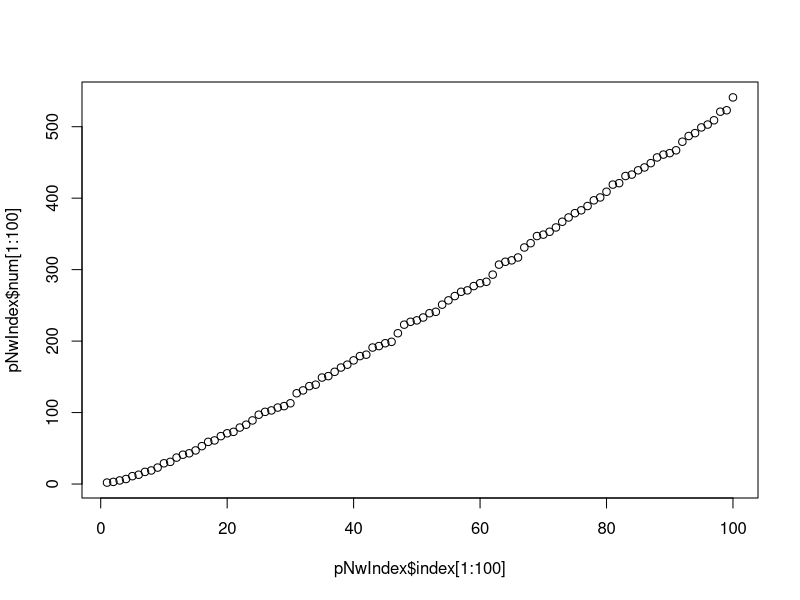

Generate this figure with R: (Note: a time limit stopped this script after it produced the figure.)
##############################

primeNumbers <- 2L

for (num in 3:400000) {
  isPrime <- TRUE
  for (pnum in primeNumbers) {
    if (pnum > sqrt(num)) {
      break
    } else if (num %% pnum == 0) {
      isPrime <- FALSE
      break
    }
  }
  if (isPrime) {
    primeNumbers <- c(primeNumbers, num)  ## common mistake
  }
}

###############################
# 用for loop

prime.list.for <- function(i){
  primeNumbers <- 2L
  for (num in 3:i) {
    isPrime <- TRUE
    for (pnum in primeNumbers) {
      if (pnum > sqrt(num)) {
        break
      } else if (num %% pnum == 0) {
        isPrime <- FALSE
        break
      }
    }
    if (isPrime) {
      primeNumbers <- c(primeNumbers, num)
    }
  }
  return(primeNumbers)
}

primeNumbers <- 2L
primeNumbers <- prime.list.for(400000)
pNwIndex <- data.frame(index = 1:length(primeNumbers),num = primeNumbers)
plot(pNwIndex$index[1:100],pNwIndex$num[1:100])



# any ---------------------------------------------------------------------
# 虽然看起来简洁，实际上对于计算机来说更复杂。耗时更久。

prime.list.any <- function(i){
  primeNumbers <- 2L
  for (num in 3:i) {
    isPrime <- !any(num %% primeNumbers[1:sum(primeNumbers <= sqrt(num))] == 0)
    if (isPrime) {
      primeNumbers <- c(primeNumbers, num)
    }
  }
  return(primeNumbers)
}


# 用all --------------------------------------------------------------------



prime.list.all <- function(i){
  primeNumbers <- 2L
  for (num in 3:i) {
    isPrime <- all(num %% primeNumbers[1:sum(primeNumbers <= sqrt(num))] != 0)
    if (isPrime) {
      primeNumbers <- c(primeNumbers, num)
    }
  }
  return(primeNumbers)
}

# 用while ------------------------------------------------------------------

prime.list.while <- function(i){
  primeNumbers <- 2L
  for (num in 3:i) {
    isPrime <- TRUE
    j = 1
    while (primeNumbers[j] <= sqrt(num)){
      if (num %% primeNumbers[j] == 0) {
        isPrime <- FALSE
        break
      }
      j = j+1
    }
    if (isPrime) {
      primeNumbers <- c(primeNumbers, num)  ## common mistake
    }
  } 
  return(primeNumbers)
}


# 用`%in%` --------------------------------------------------------------

prime.list.in <- function(i){
  primeNumbers <- 2L
  for (num in 3:i) {
    isPrime <- TRUE
    test <- primeNumbers[primeNumbers<=floor(sqrt(num))]
    isPrime <- !(0 %in% (num %% test))
    if (isPrime) {
      primeNumbers <- c(primeNumbers, num)  
    }
  }
  return(primeNumbers)
}


# 用apply ------------------------------------------------------------------

prime.list.map <- function(i){
  primeNumbers <- 2L
  map(3:i, ~{
    test <- primeNumbers[primeNumbers<=floor(sqrt(.))]
    if (all(.%%test != 0)) primeNumbers <<- c(primeNumbers, .)
    })
  return(primeNumbers)
}

prime.list.map1 <- function(i){
  primeNumbers <- 2L
  map(3:i, ~{
    test <- primeNumbers[primeNumbers<=floor(sqrt(.))]
    if (!(0 %in% (.%%test))) primeNumbers <<- c(primeNumbers, .)
  })
  return(primeNumbers)
}

library(purrr)

prime.list.map2 <- function(i){
  primeNumbers <- 2
  map(3:i, ~{
    test <- primeNumbers[primeNumbers<=floor(sqrt(.))]
    if (is.na(match(0, .%%test))) primeNumbers <<- c(primeNumbers, .)
  })
  return(primeNumbers)
}

prime.list.lapply <- function(i){
  primeNumbers <- 2
  lapply(3:i, function(x){
    test <- primeNumbers[primeNumbers<=floor(sqrt(x))]
    if (is.na(match(0, x%%test))) primeNumbers <<- c(primeNumbers, x)
  })
  return(primeNumbers)
}

# 小测速度 --------------------------------------------------------------

n1 <- 100000
system.time(prime.list.for(n1))
system.time(prime.list.any(n1))
system.time(prime.list.while(n1))
system.time(prime.list.all(n1))
system.time(prime.list.in(n1))
system.time(prime.list.map(n1))
system.time(prime.list.map2(n1))
system.time(prime.list.lapply(n1))

prime.list.in(n1)
prime.list.for(n1)
prime.list.map1(n1)
prime.list.map2(n1)
prime.list.lapply(n1)


# 速度绘图 --------------------------------------------------------------
library(tidyverse)

number <- seq(10000,100000,5000)

time <- vector("numeric")
for(i in number) {
  time <- c(time, system.time(prime.list.for(i))[3])
}
timeData <- tibble(func = "prime.list", number = number, time = time)

for(i in number) {
  timeData <- add_row(timeData, func = "prime.list.while", number = i, time = system.time(prime.list.while(i))[3])
}


for(i in number) {
  timeData <- add_row(timeData, func = "prime.list.any", number = i, time = system.time(prime.list.any(i))[3])
}

for(i in number) {
  timeData <- add_row(timeData, func = "prime.list.all", number = i, time = system.time(prime.list.all(i))[3])
}


ggplot(data = timeData, mapping = aes(x=number, y = time, color = func))+
  geom_point()+
  geom_smooth(se=FALSE, method = 'loess', formula = 'y ~ x')+
  theme_light()

# `is.prime` --------------------------------------------------------------

is.prime <- function(n) n == 2L || all(n %% 2L:ceiling(sqrt(n)) != 0)

is.prime(999983)

primeNumbers <- 2L
for (num in 3:400000) {
  if(is.prime(num)){
    primeNumbers <- c(primeNumbers,num)
  }
}


## Number of pnums
primeNumbers <- 2L
numberPrimes <- 1
numberPrimesList <- 1L
for (num in 3:10000) {
  isPrime <- TRUE
  for (pnum in primeNumbers) {
    if (pnum > sqrt(num)) {
      break
    } else if (num %% pnum == 0) {
      isPrime <- FALSE
      break
    }
  }
  if (isPrime) {
    numberPrimes <- numberPrimes + 1
    numberPrimesList <- c(numberPrimesList, numberPrimes)
    primeNumbers <- c(primeNumbers, num)
  } else {
    numberPrimesList <- c(numberPrimesList, numberPrimes)
  }
}

n <- 2:10000
plot(n[9000:9300],numberPrimesList[9000:9300])


length(prime.list.all(n1))
